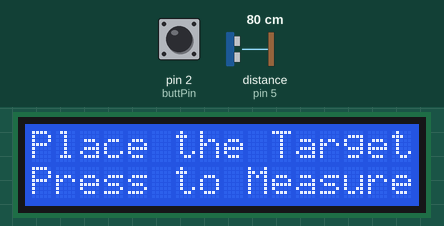
Recording of a sketch running on a simulated Arduino Uno, built with avr-gcc and run on an emulated ATmega328P. On the bench: 16×2 character LCD. The test bench sets the inputs (shaded band); at power-on: pin 2 (buttPin) HIGH, distance to the obstacle (sensor on pin 5) 80 cm. The echo pulse lasts 58.3 µs per cm; what the sketch prints to the serial monitor is not drawn.

Above: at 1.2 s.
1.3 s: pin 2 (buttPin) pulled LOW for 0.15 s
At 2.1 s:
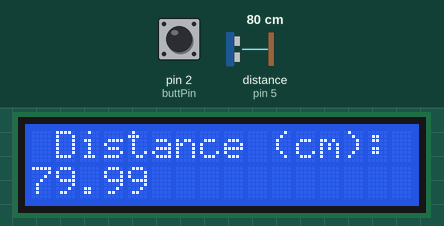
4.4 s: pin 2 (buttPin) pulled LOW for 1 s
Timing chart, 0 to 7.4 s (numbered marks = the images above; inputs shaded):
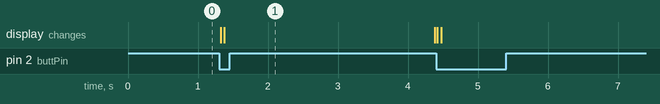

Measured:
- after the input at 1.3 s, the display: first changes at once (image 1 shows a later state)

The sketch:

Portable_Distance__wButton_HW.ino
```cpp
#include <LiquidCrystal.h>
//Setting up LCD Display
int rs =7;
int en = 8;
int d4 = 9;
int d5 =10;
int d6 = 11;
int d7 =12;
int trigPin = 13;
int echoPin =5;

LiquidCrystal lcd(rs,en,d4,d5,d6,d7);

//Setting up Ultrasonic Sensor
int pingTravelTime;
int dt = 10;
float distance;

//Seting up Button
int buttPin = 2;
int buttVal;


void setup() {
  // put your setup code here, to run once:

  Serial.begin(9600); // Turning on Serial Monitor
  pinMode(trigPin,OUTPUT); // Setting up trigger Pin that will send out a pulse (output)
  pinMode(echoPin,INPUT); // Setting up echo Pin which will listen to the echo of the pulse which we will read
  lcd.begin(16,2); // Starting LCD which is a 16x2 display
  pinMode(buttPin,INPUT); // initalizing button
  digitalWrite(buttPin,HIGH);

}

void loop() {
  // put your main code here, to run repeatedly:
  //lcd.setCursor(0,1); // clearing out the bottom row of LCD display after a measurement (button down) is made
  //lcd.print("        ");
  buttVal = digitalRead(buttPin);
  Serial.print("Button Value: ");
  Serial.println(buttVal);
  lcd.setCursor(0,0);
  lcd.print("Place the Target");
  lcd.setCursor(0,1);
  lcd.print("Press to Measure");

 if (buttVal == 0)

            { // if button is pressed do this:

  lcd.clear();
  digitalWrite(trigPin,LOW);    // Send out a pulse, echoPin goes to HIGH
  delayMicroseconds(dt);
  digitalWrite(trigPin,HIGH);
  delayMicroseconds(dt);
  digitalWrite(trigPin,LOW);
  pingTravelTime = pulseIn(echoPin,HIGH); // record the ti me echoPin remained HIGH (time it took for the sensor to record the echo of the pulse)
  delayMicroseconds(25);

  Serial.print(" Ping Travel Time (ms): "); // Print pulse travel time to serial monitor
  Serial.print(pingTravelTime);

  distance = ((pingTravelTime/2)*0.0343); // calculate distance based on travel time of ping (pulse)

  Serial.print(" Distance (cm): "); // print distance to serial monitor
  Serial.println(distance);
  lcd.setCursor(0,0); // print distance to LCD Display
  lcd.print(" Distance (cm): ");
  lcd.setCursor(0,1);
  lcd.print(distance);
  delay(3000); // show distance for 3 seconds


             }

}
```
